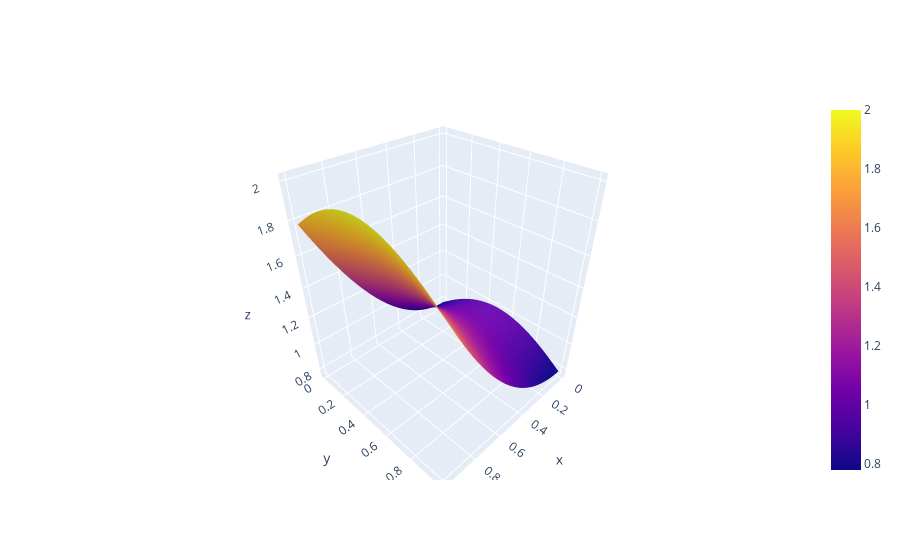

Write notebook code for a chart like this one.
### Code cell
fig = go.Figure()
fig.add_trace(go.Surface(x=xplot1, y=xplot2, z=zplot.reshape(xplot1.shape)))

### Figure 1 — Plotly figure (JSON) as saved in the notebook; plotly's stock layout.template omitted (floating-point values rounded to 4 significant figures; data arrays with more than 128 entries replaced by an {"elided": "..."} marker saying what was removed)
{"data": [{"type": "surface", "x": {"elided": "25x25 float values"}, "y": {"elided": "25x25 float values"}, "z": {"elided": "25x25 float values"}}], "layout": {"autosize": true, "scene": {"aspectmode": "auto", "aspectratio": {"x": 0.9356, "y": 0.9356, "z": 1.143}, "camera": {"center": {"x": 0, "y": 0, "z": 0}, "eye": {"x": 1.25, "y": 1.25, "z": 1.25}, "projection": {"type": "perspective"}, "up": {"x": 0, "y": 0, "z": 1}}}}}
